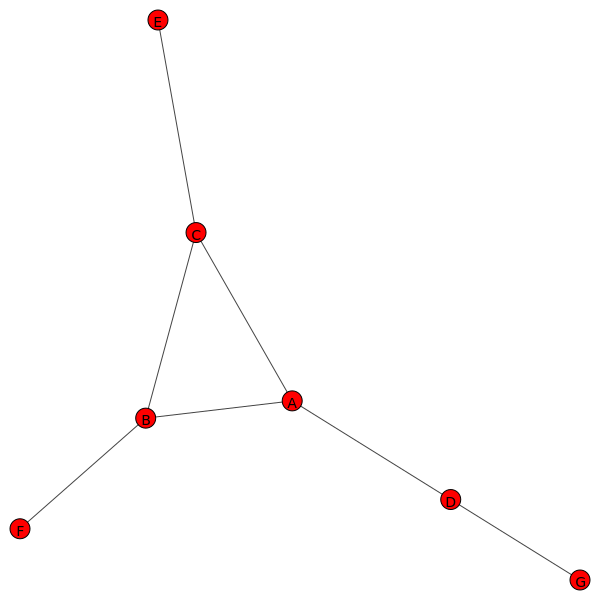

The Python source for this figure:
import igraph as ig
import csv


def read_from_csv(filename):
    csvfile = open(filename, "r")
    reader = csv.reader(csvfile)
    result = []
    for item in reader:
        if reader.line_num == 1:
            continue
        result.append(item)
    csvfile.close()
    return result


if __name__ == "__main__":
    # datas = read_from_csv("边.csv")
    datas = read_from_csv("node.csv")
    datas_for_graph = []
    datas_total = []
    for data in datas:
        datas_for_graph.append((data[0], data[1]))
        datas_total.append(data[0])
        datas_total.append(data[1])
    datas_total = list(set(datas_total))
    g = ig.Graph()
    g.add_vertices(datas_total)
    g.vs['label'] = datas_total
    g.add_edges(datas_for_graph)
    layout = g.layout_fruchterman_reingold()
    ig.plot(g, layout=layout, target="test2.png")
